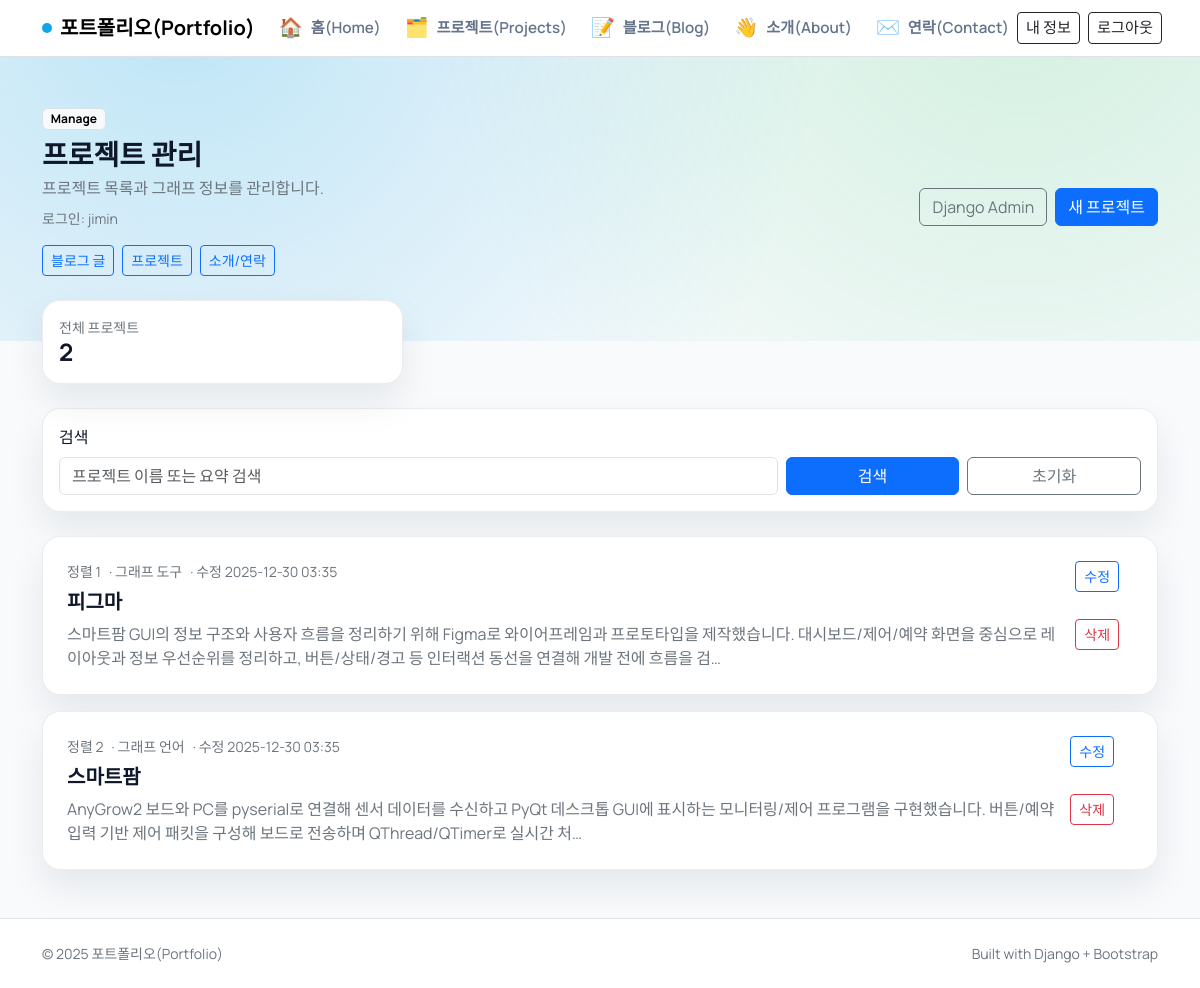
/manage/projects/ (signed in), run on an earlier commit of the app's database.
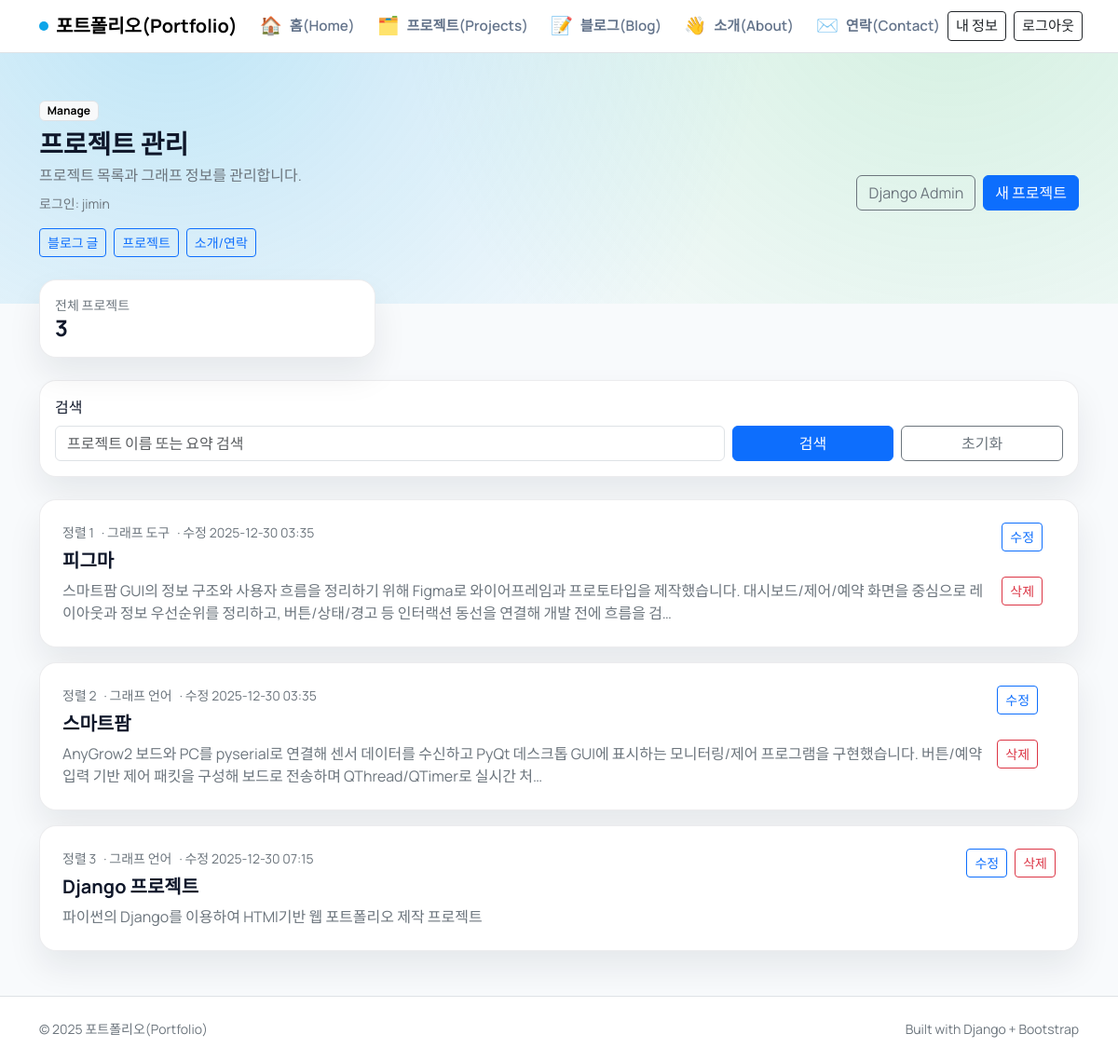
And on a later commit of the database.
### pages/models.py (models this page shows, shortened)
class Project(models.Model):
    USAGE_LANGUAGE = "language"
    USAGE_TOOL = "tool"
    USAGE_OTHER = "other"
    USAGE_CHOICES = [
        (USAGE_LANGUAGE, "Language"),
        (USAGE_TOOL, "Tool"),
        (USAGE_OTHER, "Other"),
    ]
    name = models.CharField(max_length=200)
    summary = models.TextField()
    link = models.URLField(blank=True)
    tech_stack = models.JSONField(default=list, blank=True)
    details = models.JSONField(default=list, blank=True)
    highlights = models.JSONField(default=list, blank=True)
    note = models.TextField(blank=True)
    usage_title = models.CharField(max_length=120, blank=True)
    usage_type = models.CharField(max_length=20, choices=USAGE_CHOICES, blank=True)
    usage_items = models.JSONField(default=list, blank=True)
    owner = models.ForeignKey(
        settings.AUTH_USER_MODEL,
        on_delete=models.CASCADE,
        related_name="projects",
        null=True,
        blank=True,
    )
    order = models.PositiveIntegerField(default=0)
    created_at = models.DateTimeField(default=timezone.now)
    updated_at = models.DateTimeField(auto_now=True)
    class Meta:
        ordering = ["order", "-created_at"]

### pages/manage_views.py (the view)
@login_required
def manage_project_list(request):
    query = request.GET.get("q", "").strip()
    base_qs = Project.objects.filter(owner=request.user)
    projects = base_qs
    if query:
        projects = projects.filter(Q(name__icontains=query) | Q(summary__icontains=query))
    projects = projects.order_by("order", "-created_at")
    context = {
        "projects": projects,
        "query": query,
        "total_count": base_qs.count(),
    }
    return render(request, "pages/manage/project_list.html", context)

### pages/templates/pages/manage/project_list.html
{% extends "blog/manage/base.html" %}
{% block manage_title %}프로젝트 관리{% endblock %}
{% block manage_description %}프로젝트 목록과 그래프 정보를 관리합니다.{% endblock %}
{% block manage_actions %}
  <a class="btn btn-outline-secondary" href="/admin/">Django Admin</a>
  <a class="btn btn-primary" href="{% url 'manage_project_create' %}">새 프로젝트</a>
{% endblock %}
{% block manage_content %}
<div class="row g-3 mb-4">
  <div class="col-md-4">
    <div class="surface p-3">
      <div class="text-secondary small">전체 프로젝트</div>
      <div class="h4 fw-bold mb-0">{{ total_count }}</div>
    </div>
  </div>
</div>
<form class="surface p-3 mb-4" method="get">
  <div class="row g-2 align-items-end">
    <div class="col-md-8">
      <label class="form-label">검색</label>
      <input class="form-control" type="search" name="q" placeholder="프로젝트 이름 또는 요약 검색" value="{{ query }}">
    </div>
    <div class="col-md-4 d-flex gap-2">
      <button class="btn btn-primary w-100" type="submit">검색</button>
      <a class="btn btn-outline-secondary w-100" href="{% url 'manage_project_list' %}">초기화</a>
    </div>
  </div>
</form>
{% for project in projects %}
  <div class="surface p-4 manage-card">
    <div class="d-flex flex-column flex-lg-row justify-content-between gap-3">
      <div>
        <div class="d-flex align-items-center gap-2 mb-2">
          <span class="small text-secondary">정렬 {{ project.order }}</span>
          {% if project.usage_type %}
            <span class="small text-secondary">
              · 그래프
              {% if project.usage_type == "language" %}
                언어
              {% elif project.usage_type == "tool" %}
                도구
              {% else %}
                기타
              {% endif %}
            </span>
          {% endif %}
          <span class="small text-secondary">· 수정 {{ project.updated_at|date:"Y-m-d H:i" }}</span>
        </div>
        <h2 class="h5 fw-bold mb-2">{{ project.name }}</h2>
        <p class="text-secondary mb-0">{{ project.summary|truncatechars:140 }}</p>
      </div>
      <div class="manage-actions d-flex flex-wrap gap-2 align-items-start">
        <a class="btn btn-outline-primary btn-sm" href="{% url 'manage_project_edit' project.pk %}">수정</a>
        <a class="btn btn-outline-danger btn-sm" href="{% url 'manage_project_delete' project.pk %}">삭제</a>
      </div>
    </div>
  </div>
{% empty %}
  <div class="alert alert-light border">프로젝트가 없습니다. 새 프로젝트를 등록해 주세요.</div>
{% endfor %}
{% endblock %}

What changed in the data, as far as the page shows it:
added Project: order "3", usage_type "· 그래프", updated_at "2025-12-30 07:15", name "Django 프로젝트", summary "파이썬의 Django를 이용하여 HTMl기반 웹 포트폴리오 제작 프로젝트"
Also different on the page:
{{ total_count }}: "2" → "3"
